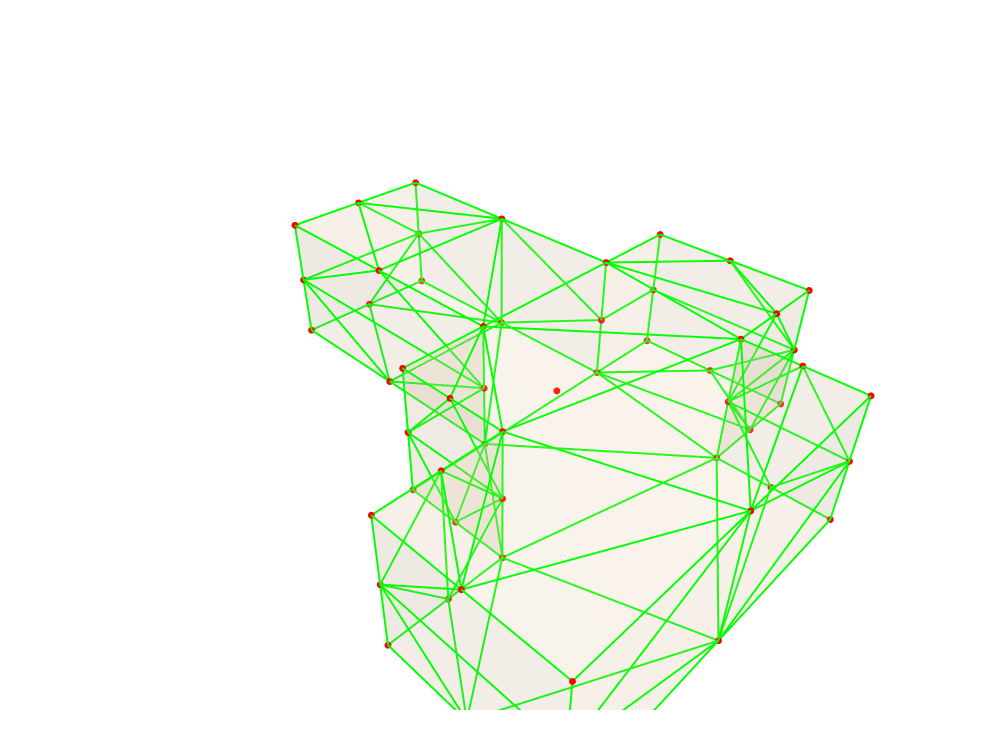

Notebook source saved alongside this figure:
### Code cell
from topologicpy.Cluster import Cluster

display_topology = Cluster.ByTopologies([cluster] + reduced_edges + reduced_vertices)

Topology.Show(display_topology,
              faceColor=[230,210,180],
              faceOpacity=0.15,
              edgeColor="lime",
              edgeWidth=4,
              vertexColor="red",
              vertexSize=8,
              backgroundColor="white",
              width=1000,
              height=750,
              renderer=renderer)

### Figure 1 — Plotly figure (JSON) as saved in the notebook; plotly's stock layout.template omitted (floating-point values rounded to 4 significant figures; data arrays with more than 128 entries replaced by an {"elided": "..."} marker saying what was removed)
{"data": [{"customdata": {"elided": "305 str values"}, "hoverinfo": "text", "hovertemplate": {"elided": "305 str values"}, "hovertext": {"elided": "305 str values"}, "legendgroup": "1", "legendrank": 1, "marker": {"color": {"elided": "305 str values"}, "line": {"width": 0}, "opacity": 1, "size": {"elided": "305 int values"}, "sizemode": "diameter", "symbol": "circle"}, "mode": "markers", "name": "1: Untitled (Vertices)", "showlegend": false, "text": {"elided": "305 str values"}, "type": "scatter3d", "x": {"elided": "305 float values"}, "y": {"elided": "305 float values"}, "z": {"elided": "305 float values"}}, {"hoverinfo": "text", "legendgroup": "2", "legendrank": 2, "line": {"color": "lime", "dash": "solid", "width": 4}, "marker": {"size": 0}, "mode": "lines", "name": "1: Untitled (Edges)", "showlegend": false, "text": "", "type": "scatter3d", "x": {"elided": "912 float values"}, "y": {"elided": "912 float values"}, "z": {"elided": "912 float values"}}, {"cmax": 1, "cmin": 0, "color": "#E6D2B4", "colorscale": [[0, "#440154"], [0.1111, "#482878"], [0.2222, "#3e4989"], [0.3333, "#31688e"], [0.4444, "#26828e"], [0.5556, "#1f9e89"], [0.6667, "#35b779"], [0.7778, "#6ece58"], [0.8889, "#b5de2b"], [1, "#fde725"]], "flatshading": true, "hoverinfo": "text", "hovertext": "", "i": [0, 2, 0, 5, 5, 0, 5, 5, 8, 5, 9, 5, 11, 11, 15, 11, 15, 17, 18, 18, 21, 20, 23, 25, 23, 23, 28, 23, 28, 30, 31, 31, 34, 33, 36, 38, 36, 36, 18, 19, 18, 18, 41, 41, 43, 41, 44, 41, 28, 28, 41, 28, 41, 42, 51, 51, 31, 51, 31, 32, 17, 15, 15, 16, 47, 47, 48, 48, 20, 49, 17, 20, 19, 32, 39, 39, 32, 43, 30, 46, 8, 17, 52, 17, 10, 0, 13, 4, 21, 50, 16, 21, 22, 35, 40, 40, 35, 44, 29, 48, 9, 16, 55, 16, 12, 1, 14, 3], "j": [1, 1, 2, 0, 7, 5, 6, 9, 10, 8, 11, 11, 10, 14, 11, 15, 16, 15, 19, 21, 18, 23, 24, 23, 25, 27, 23, 28, 29, 28, 32, 34, 31, 36, 37, 36, 38, 40, 36, 18, 22, 40, 42, 44, 46, 43, 47, 47, 30, 50, 28, 41, 45, 41, 52, 54, 51, 31, 35, 31, 52, 17, 51, 15, 46, 4, 47, 2, 26, 30, 30, 30, 39, 20, 33, 38, 30, 42, 17, 43, 6, 0, 17, 32, 8, 17, 8, 43, 24, 3, 35, 27, 21, 40, 35, 34, 21, 50, 3, 3, 1, 3, 54, 54, 14, 14, 1, 50], "k": [2, 3, 4, 6, 1, 1, 8, 7, 11, 11, 12, 9, 13, 12, 13, 14, 14, 13, 20, 22, 20, 21, 21, 20, 26, 24, 26, 27, 27, 26, 33, 35, 33, 34, 34, 33, 39, 37, 39, 39, 40, 36, 43, 45, 47, 47, 48, 44, 49, 29, 49, 50, 50, 49, 53, 55, 53, 54, 54, 53, 51, 51, 55, 55, 4, 2, 2, 3, 25, 4, 32, 26, 20, 39, 32, 33, 20, 49, 4, 4, 0, 4, 53, 53, 13, 13, 0, 49, 27, 29, 29, 29, 40, 21, 34, 37, 29, 45, 16, 44, 7, 1, 16, 35, 9, 16, 9, 44], "legendgroup": "3", "legendrank": 3, "lighting": {"facenormalsepsilon": 0}, "name": "1: Untitled (Faces)", "opacity": 0.15, "showlegend": false, "showscale": false, "text": "", "type": "mesh3d", "x": [53.25, 53.25, 53.25, 53.25, 53.25, 53.25, 53.25, 53.25, 22.97, 22.97, -7.315, -7.315, -7.315, -7.315, -7.315, -7.315, -7.315, -7.315, -82.11, -82.11, -19.59, -19.59, -82.11, 42.93, 42.93, 42.93, 42.93, 42.93, 42.93, 42.93, 42.93, -39.56, -39.56, -60.83, -60.83, -39.56, -82.11, -82.11, -82.11, -82.11, -82.11, 85.49, 85.49, 85.49, 85.49, 85.49, 85.49, 85.49, 85.49, 64.21, 64.21, -39.56, -39.56, -39.56, -39.56, -39.56], "y": [57.62, 57.62, 5.435, 5.435, 5.435, 109.8, 109.8, 109.8, 109.8, 109.8, 109.8, 109.8, 109.8, 57.62, 57.62, 5.435, 5.435, 5.435, -95.73, -95.73, -95.73, -95.73, -95.73, -95.73, -95.73, -95.73, -75.43, -75.43, -55.13, -55.13, -55.13, -35.17, -35.17, -35.17, -35.17, -35.17, -35.17, -35.17, -35.17, -65.45, -65.45, -55.13, -55.13, -24.85, -24.85, -55.13, 5.435, 5.435, 5.435, -55.13, -55.13, 5.435, 5.435, -14.87, -14.87, 5.435], "z": [0, 47.59, 23.79, 47.59, 0, 23.79, 0, 47.59, 0, 47.59, 0, 23.79, 47.59, 0, 47.59, 23.79, 47.59, 0, 23.79, 0, 0, 47.59, 47.59, 23.79, 47.59, 0, 0, 47.59, 23.79, 47.59, 0, 23.79, 0, 0, 47.59, 47.59, 23.79, 47.59, 0, 0, 47.59, 23.79, 0, 0, 47.59, 47.59, 0, 23.79, 47.59, 0, 47.59, 23.79, 0, 0, 47.59, 47.59]}], "layout": {"autosize": true, "height": 750, "margin": {"b": 40, "l": 40, "r": 40, "t": 40}, "paper_bgcolor": "#FFFFFF", "plot_bgcolor": "#FFFFFF", "scene": {"aspectmode": "data", "camera": {"center": {"x": 0, "y": 0, "z": 0}, "eye": {"x": -1.25, "y": -1.25, "z": 1.25}, "projection": {"type": "perspective"}, "up": {"x": 0, "y": 0, "z": 1}}, "xaxis": {"visible": false}, "yaxis": {"visible": false}, "zaxis": {"visible": false}}, "showlegend": true, "width": 1000, "xaxis": {"showgrid": false, "visible": false, "zeroline": false}, "yaxis": {"showgrid": false, "visible": false, "zeroline": false}}}
